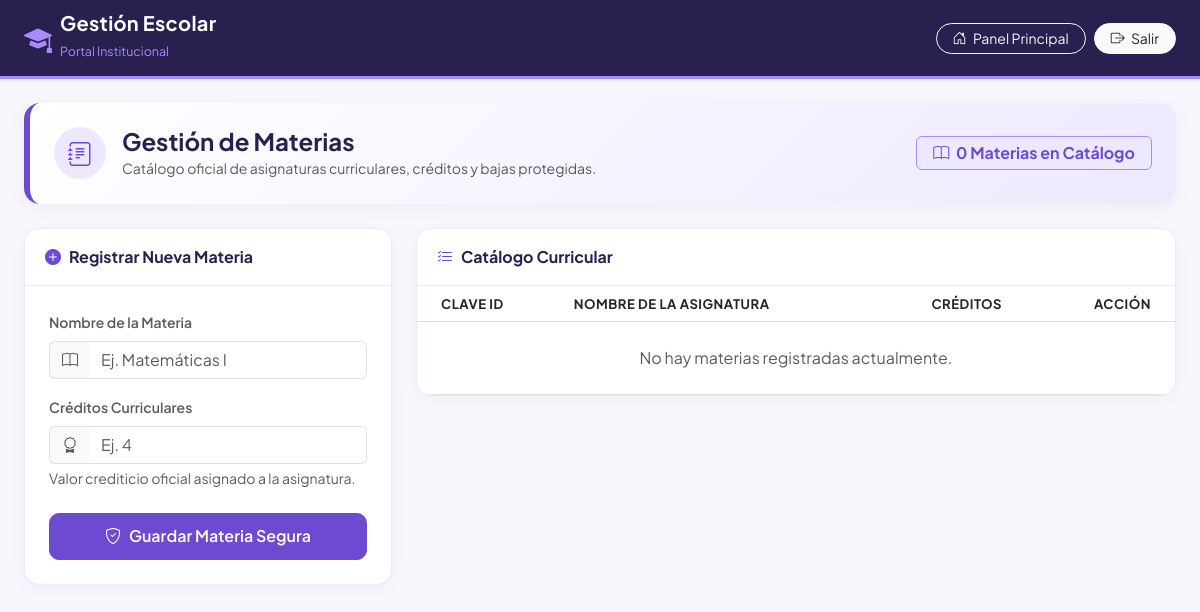
The page /materias.php (signed in) on the database as committed earlier.
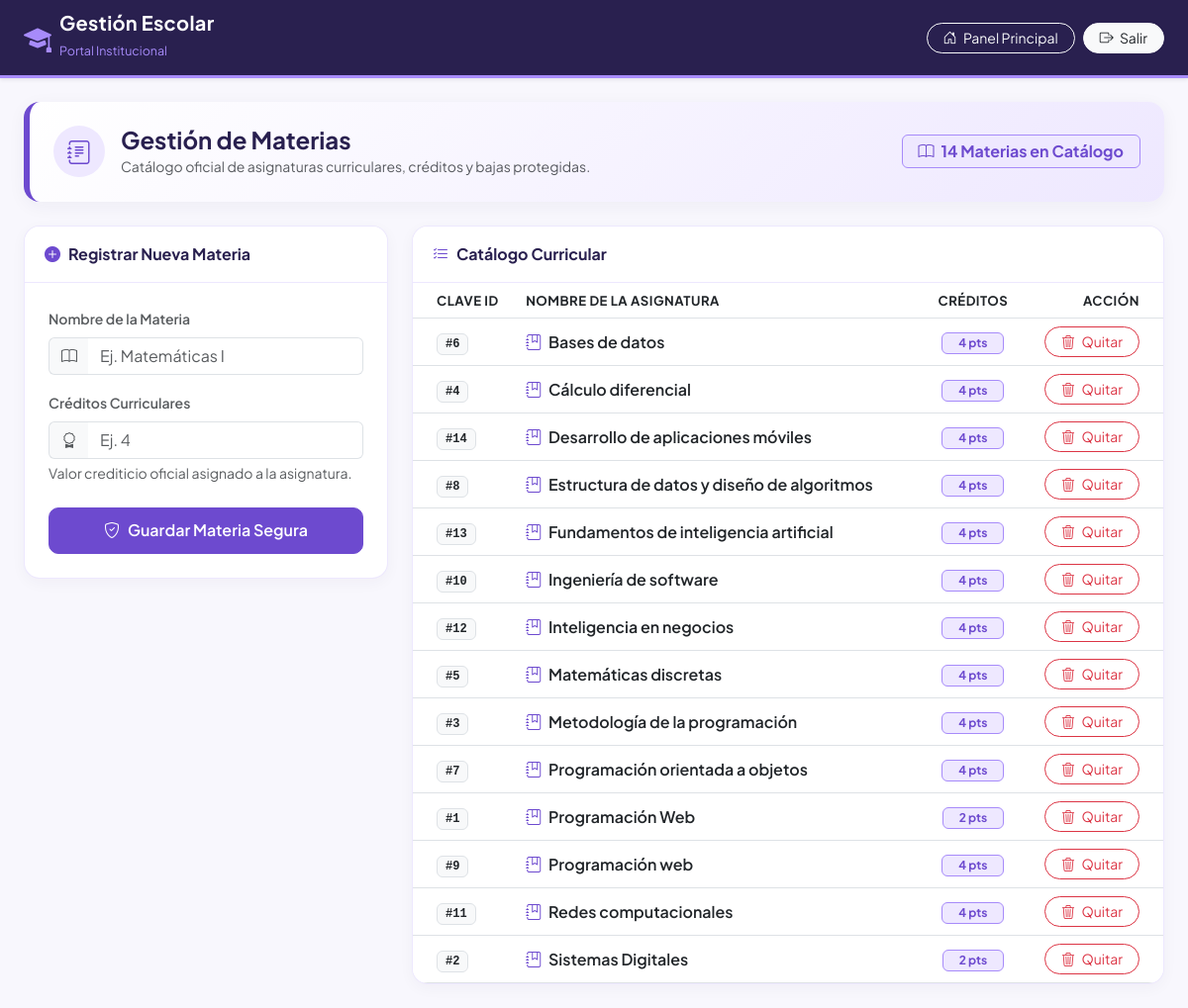
The same page on the database as committed later.
### tables this page shows
CREATE TABLE `materias` (
  `IdMateria` int NOT NULL AUTO_INCREMENT,
  `NombreMateria` varchar(100) NOT NULL,
  `Creditos` int NOT NULL,
  PRIMARY KEY (`IdMateria`)
);

### materias.php (the view, shortened to what this page needs)
<?php
include("conexion.php");
$resultado_materias = $conexion->query("SELECT * FROM Materias ORDER BY NombreMateria ASC");
$total_materias = ($resultado_materias) ? $resultado_materias->num_rows : 0;
?>
<!DOCTYPE html>
<html lang="es">
<head>
    <link href="https://cdn.jsdelivr.net/npm/bootstrap@5.3.0/dist/css/bootstrap.min.css" rel="stylesheet">
    <link rel="stylesheet" href="https://cdn.jsdelivr.net/npm/bootstrap-icons@1.11.3/font/bootstrap-icons.min.css">
</head>
<body>
    <nav class="navbar navbar-expand-lg navbar-custom py-2 shadow-sm">
        <div class="container-fluid px-4">
            <a class="navbar-brand d-flex align-items-center gap-2 text-decoration-none" href="panel.php">
                <i class="bi bi-mortarboard-fill text-white fs-3" style="color: var(--app-accent) !important;"></i>
                <div>
                    <span class="d-block lh-1 navbar-brand-title">Gestión Escolar</span>
                    <small class="navbar-brand-subtitle">Portal Institucional</small>
                </div>
            </a>
            <div class="d-flex align-items-center gap-2 ms-auto">
                <a href="panel.php" class="btn btn-outline-light btn-sm rounded-pill px-3">
                    <i class="bi bi-house-door me-1"></i> Panel Principal
                </a>
                <a href="logout.php" class="btn btn-light btn-sm rounded-pill px-3 text-dark">
                    <i class="bi bi-box-arrow-right me-1"></i> Salir
                </a>
            </div>
        </div>
    </nav>
    <div class="container-fluid px-4 py-4">
        <div class="hero-banner p-4 mb-4">
            <div class="d-flex flex-wrap align-items-center justify-content-between gap-3">
                <div class="d-flex align-items-center gap-3">
                    <div class="rounded-circle d-flex align-items-center justify-content-center" style="width: 52px; height: 52px; background: var(--app-light); color: var(--app-primary); font-size: 1.5rem;">
                        <i class="bi bi-journal-text"></i>
                    </div>
                    <div>
                        <h2 class="h4 fw-bold mb-0" style="color: var(--app-dark);">Gestión de Materias</h2>
                        <small class="text-muted">Catálogo oficial de asignaturas curriculares, créditos y bajas protegidas.</small>
                    </div>
                </div>
                <div>
                    <span class="badge badge-app-pill px-3 py-2 fs-6">
                        <i class="bi bi-book me-1"></i> <?php echo $total_materias; ?> Materias en Catálogo
                    </span>
                </div>
            </div>
        </div>
        <div class="row g-4">
            <div class="col-lg-4">
                <div class="card card-custom">
                    <div class="card-header d-flex align-items-center gap-2">
                        <i class="bi bi-plus-circle-fill" style="color: var(--app-primary);"></i>
                        <span>Registrar Nueva Materia</span>
                    </div>
                    <div class="card-body p-4">
                        <form action="materias.php" method="POST">
                            <div class="mb-3">
                                <label class="form-label small fw-semibold text-muted">Nombre de la Materia</label>
                                <div class="input-group">
                                    <span class="input-group-text bg-light border-end-0 text-muted"><i class="bi bi-book"></i></span>
                                    <input type="text" class="form-control border-start-0" name="nombre_materia" placeholder="Ej. Matemáticas I" required>
                                </div>
                            </div>
                            <div class="mb-4">
                                <label class="form-label small fw-semibold text-muted">Créditos Curriculares</label>
                                <div class="input-group">
                                    <span class="input-group-text bg-light border-end-0 text-muted"><i class="bi bi-award"></i></span>
                                    <input type="number" class="form-control border-start-0" name="creditos" min="1" max="20" placeholder="Ej. 4" required>
                                </div>
                                <div class="form-text small">Valor crediticio oficial asignado a la asignatura.</div>
                            </div>
                            <button type="submit" class="btn btn-app-primary w-100 d-flex align-items-center justify-content-center gap-2">
                                <i class="bi bi-shield-check"></i>
                                <span>Guardar Materia Segura</span>
                            </button>
                        </form>
                    </div>
                </div>
            </div>
            <div class="col-lg-8">
                <div class="card card-custom">
                    <div class="card-header d-flex align-items-center justify-content-between">
                        <div class="d-flex align-items-center gap-2">
                            <i class="bi bi-list-check" style="color: var(--app-primary);"></i>
                            <span>Catálogo Curricular</span>
                        </div>
                    </div>
                    <div class="card-body p-0">
                        <div class="table-responsive">
                            <table class="table table-hover align-middle mb-0 table-custom">
                                <thead>
                                    <tr>
                                        <th class="ps-4">Clave ID</th>
                                        <th>Nombre de la Asignatura</th>
                                        <th class="text-center">Créditos</th>
                                        <th class="pe-4 text-end">Acción</th>
                                    </tr>
                                </thead>
                                <tbody>
                                    <?php if ($resultado_materias && $resultado_materias->num_rows > 0) { ?>
                                        <?php while($row = $resultado_materias->fetch_assoc()) { ?>
                                            <tr>
                                                <td class="ps-4">
                                                    <span class="badge bg-light text-dark border font-monospace px-2 py-1">
                                                        #<?php echo htmlspecialchars($row['IdMateria']); ?>
                                                    </span>
                                                </td>
                                                <td class="fw-semibold text-dark">
                                                    <i class="bi bi-journal-bookmark me-1" style="color: var(--app-primary);"></i>
                                                    <?php echo htmlspecialchars($row['NombreMateria']); ?>
                                                </td>
                                                <td class="text-center">
                                                    <span class="badge badge-app-pill px-3 py-1">
                                                        <?php echo htmlspecialchars($row['Creditos']); ?> pts
                                                    </span>
                                                </td>
                                                <td class="pe-4 text-end">
                                                    <a href="materias.php?eliminar_materia=<?php echo $row['IdMateria']; ?>"
                                                       class="btn btn-outline-danger btn-sm rounded-pill px-3"
                                                       onclick="return confirm('¿Confirmas que deseas eliminar la materia <?php echo htmlspecialchars($row['NombreMateria']); ?>? También se eliminarán sus asignaciones y evaluaciones asociadas.');">
                                                        <i class="bi bi-trash3 me-1"></i> Quitar
                                                    </a>
                                                </td>
                                            </tr>
                                        <?php } ?>
                                    <?php } else { ?>
                                        <tr>
                                            <td colspan="4" class="text-center py-4 text-muted">
                                                No hay materias registradas actualmente.
                                            </td>
                                        </tr>
                                    <?php } ?>
                                </tbody>
                            </table>
                        </div>
                    </div>
                </div>
            </div>
        </div>
    </div>
</body>
</html>

### materias.php (style rules this page uses)
:root { --app-dark: #29204F; --app-primary: #6D4ACF; --app-primary-hover: #5b3cb5; --app-accent: #A78BFA; --app-light: #EEE8FF; --app-white: #FFFFFF; --app-bg: #F8F7FD; }
body { font-family: 'Plus Jakarta Sans', sans-serif; background-color: var(--app-bg); color: #2D2845; }
.navbar-custom { background-color: var(--app-dark); border-bottom: 3px solid var(--app-accent); }
.navbar-brand-title { font-weight: 700; color: var(--app-white); letter-spacing: 0.3px; }
.navbar-brand-subtitle { color: var(--app-accent); font-size: 0.78rem; }
.hero-banner { background: linear-gradient(135deg, var(--app-white) 0%, var(--app-light) 100%); border-left: 6px solid var(--app-primary); border-radius: 16px; box-shadow: 0 4px 18px rgba(41, 32, 79, 0.05); }
.card-custom { background: var(--app-white); border: 1px solid rgba(167, 139, 250, 0.2); border-radius: 16px; box-shadow: 0 4px 15px rgba(41, 32, 79, 0.04); overflow: hidden; }
.card-custom .card-header { background-color: var(--app-white); border-bottom: 1px solid rgba(167, 139, 250, 0.2); padding: 1rem 1.25rem; font-weight: 700; color: var(--app-dark); }
.btn-app-primary { background-color: var(--app-primary); border-color: var(--app-primary); color: var(--app-white); font-weight: 600; border-radius: 10px; padding: 0.65rem 1rem; transition: all 0.2s ease; }
.table-custom thead { background-color: var(--app-light); color: var(--app-dark); font-size: 0.82rem; text-transform: uppercase; letter-spacing: 0.5px; }
.badge-app-pill { background-color: var(--app-light); color: var(--app-primary); font-weight: 700; border: 1px solid var(--app-accent); }

Rows that differ between the two databases and show on the page:
added materias: IdMateria "6", NombreMateria "Bases de datos", Creditos "4"
added materias: IdMateria "4", NombreMateria "Cálculo diferencial", Creditos "4"
added materias: IdMateria "14", NombreMateria "Desarrollo de aplicaciones móviles", Creditos "4"
added materias: IdMateria "8", NombreMateria "Estructura de datos y diseño de algoritmos", Creditos "4"
added materias: IdMateria "13", NombreMateria "Fundamentos de inteligencia artificial", Creditos "4"
added materias: IdMateria "10", NombreMateria "Ingeniería de software", Creditos "4"
added materias: IdMateria "12", NombreMateria "Inteligencia en negocios", Creditos "4"
added materias: IdMateria "5", NombreMateria "Matemáticas discretas", Creditos "4"
added materias: IdMateria "3", NombreMateria "Metodología de la programación", Creditos "4"
added materias: IdMateria "7", NombreMateria "Programación orientada a objetos", Creditos "4"
added materias: IdMateria "1", NombreMateria "Programación Web", Creditos "2"
added materias: IdMateria "9", NombreMateria "Programación web", Creditos "4"
added materias: IdMateria "11", NombreMateria "Redes computacionales", Creditos "4"
added materias: IdMateria "2", NombreMateria "Sistemas Digitales", Creditos "2"
Other text that changed with them:
$total_materias: "0" → "14"
text no longer shown: "No hay materias registradas actualmente."
